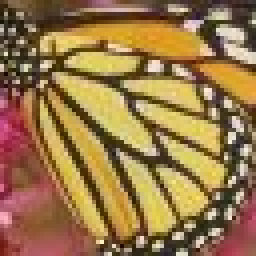
#> input picture PYNQ_FILE/Final_Files/PSNR/input_image_64x64_butterfly.jpeg, 64 x 64 px (shown 4 times larger)
$ python PSNR.py
#> lines starting #> are read from the running program, lines starting #| are printed output that depends on the picture; long printed decimals are rounded
import cv2
import numpy as np

def calculate_psnr(image1, image2):
    mse = np.mean((image1 - image2) ** 2)
    if mse == 0:
        return float('inf')
    max_pixel = 255.0
    psnr = 20 * np.log10(max_pixel / np.sqrt(mse))
    return psnr

# 加载原始图像和超分辨率处理后的图像
original_image = cv2.imread('input_image_64x64_butterfly.jpeg') # 替换为原始图像的路径
#> original_image is the input picture: shape (64, 64, 3); mean B, G, R 72.8, 119.3, 153
upscaled_image = cv2.imread('output_image_128x128.jpeg') # 替换为超分辨率处理后图像的路径
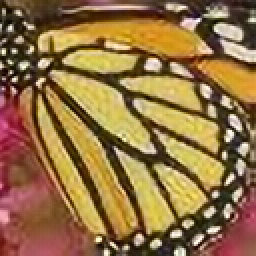
#> input picture PYNQ_FILE/Final_Files/PSNR/output_image_128x128.jpeg, 128 x 128 px (shown 2 times larger)
#> upscaled_image is the input picture: shape (128, 128, 3); mean B, G, R 68.3, 113.5, 146.9

# 确保两个图像大小相同
upscaled_image_resized = cv2.resize(upscaled_image, (original_image.shape[1], original_image.shape[0]))
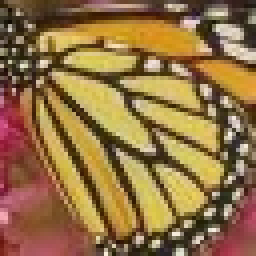
#> upscaled_image_resized: shape (64, 64, 3) (shown 4 times larger); mean B, G, R 68.4, 113.7, 147.1

# 计算PSNR
psnr_value = calculate_psnr(original_image, upscaled_image_resized)
#> in calculate_psnr, `mse = np.mean((image1 - image2) ** 2)`: mse = 80.5
#> in calculate_psnr, `psnr = 20 * np.log10(max_pixel / np.sqrt(mse))`: psnr = 29.07
#> psnr_value = 29.07
print(f"PSNR: {psnr_value} dB")
#| PSNR: 29.073 dB
